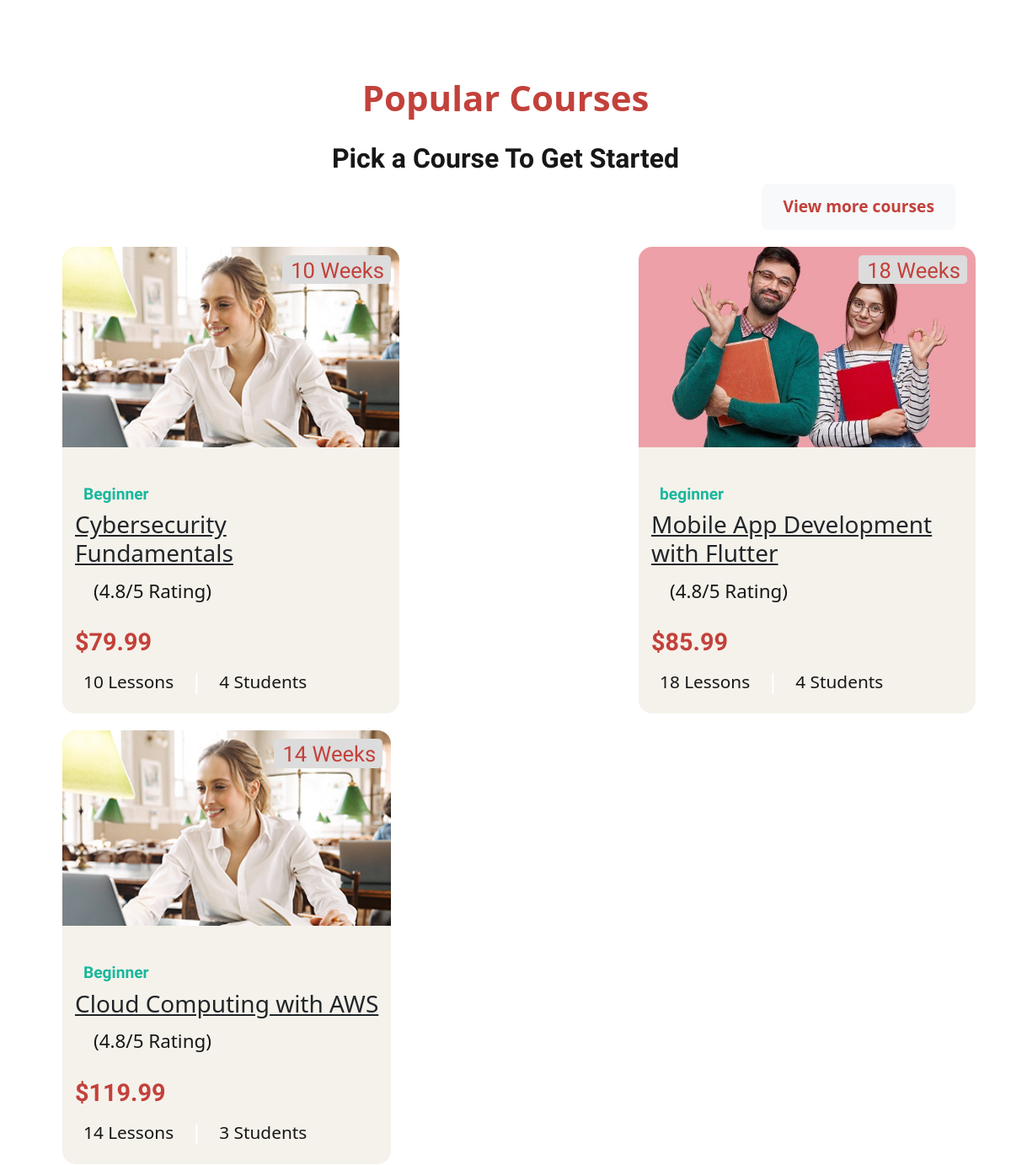
/home/home.php (middle part), run on an earlier commit of the app's database.
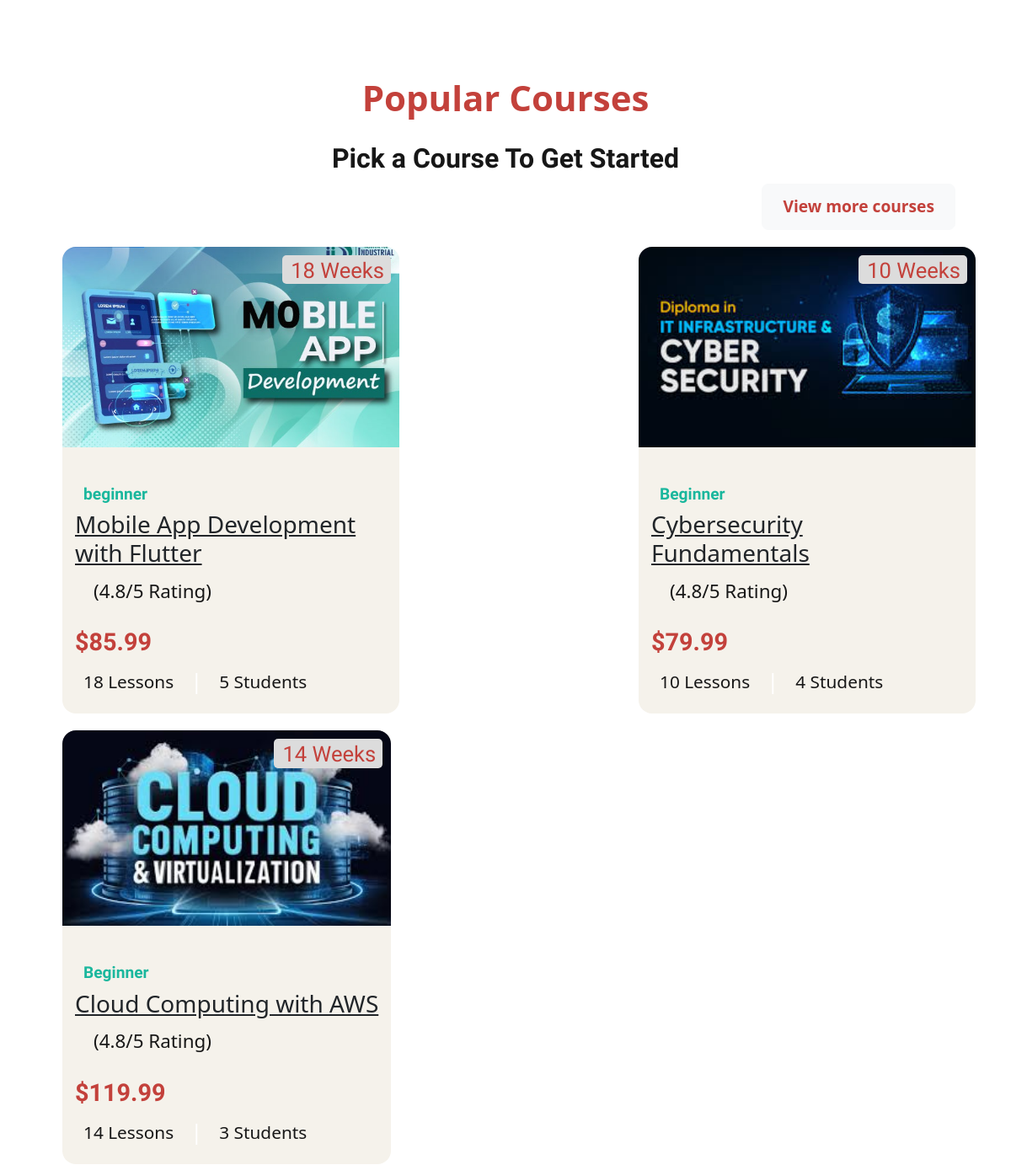
And on a later commit of the database.
### tables this page shows
CREATE TABLE `course` (
  `c_name` varchar(100) NOT NULL COMMENT 'Course Name',
  `c_id` int(11) NOT NULL COMMENT 'Course ID, Primary key that auto-increments',
  `c_desc` text NOT NULL COMMENT 'Description for course',
  `c_price` varchar(10) NOT NULL COMMENT 'Price of a course',
  `c_no_of_lessons` int(11) NOT NULL COMMENT 'Number of lessons in a course',
  `c_image` varchar(100) NOT NULL COMMENT 'Path to course image',
  `i_id` int(11) NOT NULL DEFAULT 1 COMMENT 'Instructor ID, foreign key from instructor table',
  `c_level` varchar(15) NOT NULL DEFAULT 'Beginner'
);

### home/home.php (the view, shortened to what this page needs)
<?php
$is_logged_in = isset($_SESSION['is_logged_in']);
?>
<!DOCTYPE html>
<html lang="en">
<head>
  <link rel="stylesheet" href="../bootstrap/css/bootstrap.min.css">
  <link rel="stylesheet" href="styles.css">
</head>
<body>
  <section class="section course" id="courses" aria-label="course">
    <div class="container">
      <p class="section-subtitle">Popular Courses</p>
      <h2 class="h2 section-title">Pick a Course To Get Started</h2>
      <div class="browse">
        <a href="../courses/courses.php" class="btn btn-light me-4 btn1 ">
          View more courses
        </a>
      </div>
      <ul class="grid-list">
        <?php
        $conn = mysqli_connect("localhost", "root", "", "e_learning");
        $sql = "SELECT
                      c.c_id,
                      c.c_name,
                      c.c_desc,
                      c.c_no_of_lessons,
                      c.c_price,
                      c.c_image,
                      c.c_level,
                      COUNT(o.s_id) AS student_count
                  FROM
                      course c
                  JOIN
                      old_cart o
                  ON
                      c.c_id = o.c_id
                  GROUP BY
                      c.c_id
                  ORDER BY
                      student_count DESC
                  LIMIT 3";
        $result = mysqli_query($conn, $sql);
        while ($row = mysqli_fetch_assoc($result)) {
          echo '
              <li>
                <div class="course-card">
                  <figure class="card-banner img-holder" style="--width: 370; --height: 220;">
                    <img src="' . $row['c_image'] . '" width="370" height="220" loading="lazy"
                      alt="' . $row['c_name'] . '" class="img-cover">
                  </figure>
                  <div class="abs-badge">
                    <ion-icon name="time-outline" aria-hidden="true"></ion-icon>
                    <span class="span">' . $row['c_no_of_lessons'] . ' Weeks</span>
                  </div>
                  <div class="card-content">
                    <span class="badge">' . $row['c_level'] . '</span>';
          if ($is_logged_in) {
            $c_id = $row["c_id"];
            $s_id = $_SESSION['s_id'];
            $sql = "SELECT * FROM `old_cart` WHERE s_id = $s_id and c_id = $c_id;";
            $is_present = mysqli_query($conn, $sql);
            if (mysqli_num_rows($is_present) == 0)
              echo '<h3><a href="#courseModal" onclick="openModal(' . '\'' . $row['c_name'] . '\', ' . '\'' . $row['c_desc'] . '\', ' . '\'' . $row['c_no_of_lessons'] . '\', ' . '\'' . $row['c_price'] . '\', ' . '\'' . $row['c_id'] . '\')" class="card-title">' . $row["c_name"] . '</a></h3>';
            else
              echo '<h3><a href="../course_content/course_page.php?c_id=' . $row['c_id'] . '" class="card-title">' . $row["c_name"] . '</a></h3>';
          } else
            echo '<h3><a href="#courseModal" onclick="openModal(' . '\'' . $row['c_name'] . '\', ' . '\'' . $row['c_desc'] . '\', ' . '\'' . $row['c_no_of_lessons'] . '\', ' . '\'' . $row['c_price'] . '\', ' . '\'' . $row['c_id'] . '\')" class="card-title">' . $row["c_name"] . '</a></h3>';
          echo
            '<div class="wrapper">
                      <div class="rating-wrapper">
                        <ion-icon name="star"></ion-icon>
                        <ion-icon name="star"></ion-icon>
                        <ion-icon name="star"></ion-icon>
                        <ion-icon name="star"></ion-icon>
                        <ion-icon name="star"></ion-icon>
                      </div>
                      <p class="rating-text">(4.8/5 Rating)</p>
                    </div>
                    <data class="price" value="' . $row['c_price'] . '">$' . $row['c_price'] . '</data>
                    <ul class="card-meta-list">
                      <li class="card-meta-item">
                        <ion-icon name="library-outline" aria-hidden="true"></ion-icon>
                        <span class="span">' . $row['c_no_of_lessons'] . ' Lessons</span>
                      </li>
                      <li class="card-meta-item">
                        <ion-icon name="people-outline" aria-hidden="true"></ion-icon>
                        <span class="span">' . $row['student_count'] . ' Students</span>
                      </li>
                    </ul>
                  </div>
                </div>
              </li>
            ';
        }
        ?>
      </ul>
    </div>
  </section>
</body>
</html>

What changed in the data, as far as the page shows it:
changed course "Mobile App Development with Flutter": c_image: a different picture; student_count "4" → "5"; moves up the list
changed course "Cybersecurity Fundamentals": c_image: a different picture
changed course "Cloud Computing with AWS": c_image: a different picture
